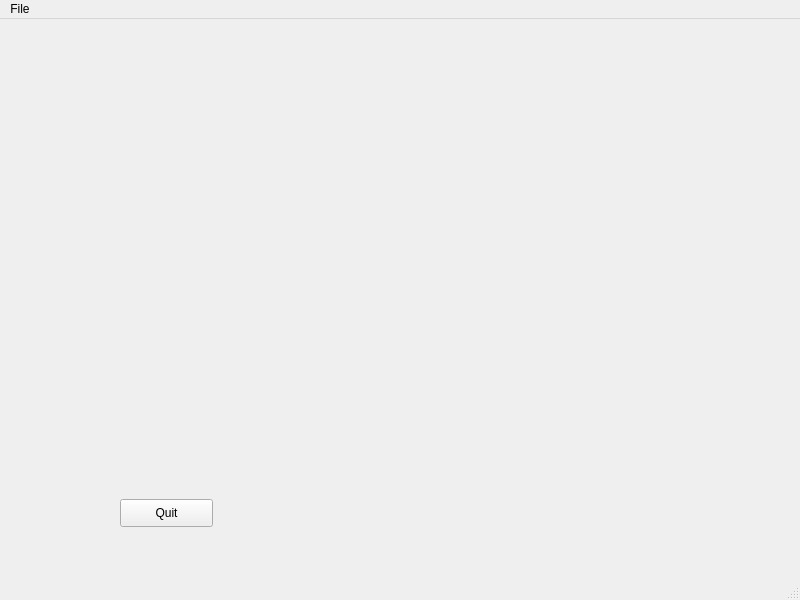
<?xml version="1.0" encoding="UTF-8"?>
<ui version="4.0">
 <class>MainWindow</class>
 <widget class="QMainWindow" name="MainWindow">
  <property name="geometry">
   <rect>
    <x>0</x>
    <y>0</y>
    <width>800</width>
    <height>600</height>
   </rect>
  </property>
  <property name="windowTitle">
   <string>MainWindow</string>
  </property>
  <widget class="QWidget" name="centralwidget">
   <widget class="QPushButton" name="pushButton_quit">
    <property name="geometry">
     <rect>
      <x>120</x>
      <y>480</y>
      <width>93</width>
      <height>28</height>
     </rect>
    </property>
    <property name="text">
     <string>Quit</string>
    </property>
   </widget>
   <widget class="PlotWidget" name="plot_widget" native="true">
    <property name="geometry">
     <rect>
      <x>60</x>
      <y>20</y>
      <width>381</width>
      <height>321</height>
     </rect>
    </property>
   </widget>
  </widget>
  <widget class="QMenuBar" name="menubar">
   <property name="geometry">
    <rect>
     <x>0</x>
     <y>0</y>
     <width>800</width>
     <height>26</height>
    </rect>
   </property>
   <widget class="QMenu" name="menuFile">
    <property name="title">
     <string>File</string>
    </property>
    <addaction name="actionOpen"/>
   </widget>
   <addaction name="menuFile"/>
  </widget>
  <widget class="QStatusBar" name="statusbar"/>
  <action name="actionOpen">
   <property name="text">
    <string>Open</string>
   </property>
  </action>
 </widget>
 <customwidgets>
  <customwidget>
   <class>PlotWidget</class>
   <extends>QWidget</extends>
   <header>pyqtgraph</header>
   <container>1</container>
  </customwidget>
 </customwidgets>
 <resources/>
 <connections/>
</ui>
